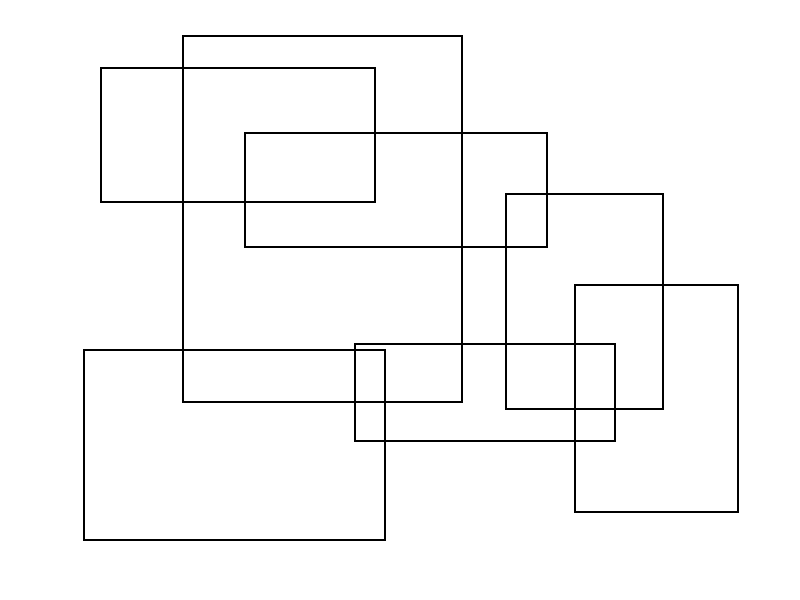
%> input picture Hough Test/square2.png, 800 x 600 px
$ octave HoughTest.m   (GNU Octave 9; MATLAB toolbox functions it lacks are replaced by stand-ins)
%> lines starting %> are read from the running program, lines starting %| are printed output that depends on the picture; in (x1, y1, x2, y2) boxes, pixels count from 0 and x2, y2 are one past the last pixel; in counts of white or black regions, pixels touching at a corner belong together; the program's own positions count from 1
clear all; close all; clc;
im = imread('square2.png');
%> im is the input picture: size 600x800x3 uint8; 97.5% white; black in thin lines or dots, all inside (x1, y1, x2, y2) = (83, 35, 739, 541)

IM = rgb2gray(im);

Ed = edge(IM,'canny');
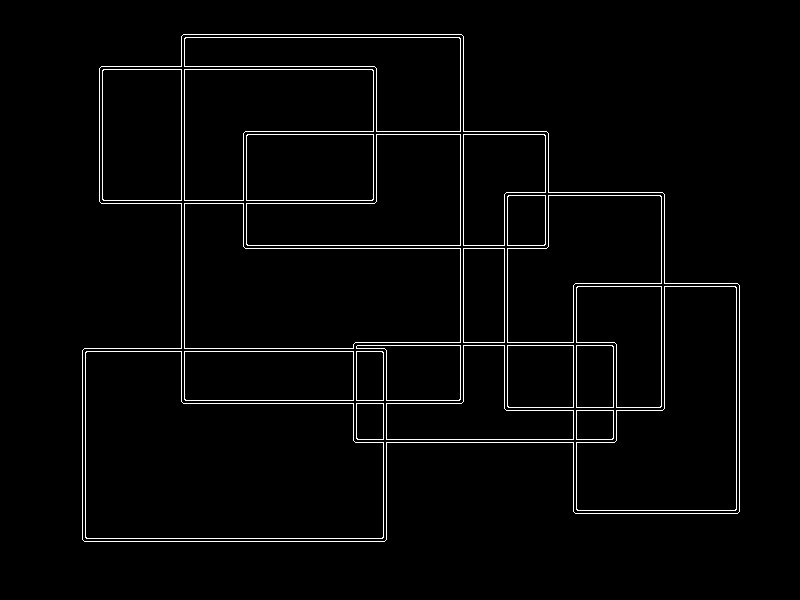
%> Ed: size 600x800 logical; 2.5% white in thin lines or dots, all inside (x1, y1, x2, y2) = (82, 34, 740, 542)

imshow(Ed);

[H,T,R] = hough(Ed);
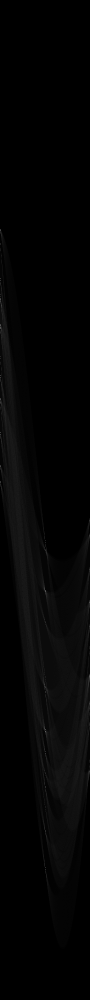
%> H: size 1999x180 double (shown at 1/2 size); min 0, max 362, mean 6; drawn with min black and max white
%> T = 180 values from -90 to 89; R = 1999 values from -999 to 999

figure,imshow(H,[],'XData',T,'YData',R,'InitialMagnification','fit');
axis on, axis normal, hold on, colormap('hot');
xlabel('angle (\theta)');ylabel('radius (r)');
%> after `ylabel('radius (r)')`:
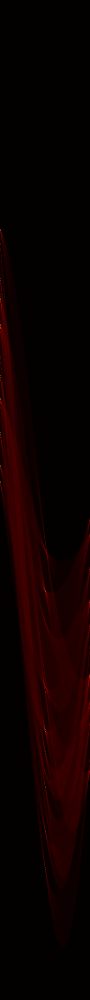
%> displayed picture: size 1999x180x3, on the screen's scale of 0 to 255 (shown at 1/2 size); mean R, G, B 13.7, 0, 0

P  = houghpeaks(H,200,'threshold',ceil(0.1*max(H(:))));
%> P = 174 rows, first 12: [1181 91; 1463 91; 652 1; 752 1; 869 1; 459 1; 597 1; 966 1; 797 1; 934 1; 558 1; 1739 91]

lines = houghlines(Ed,T,R,P,'FillGap',1,'MinLength',7);
%> lines = 220 lines; longest, point1 to point2 (x, y): (85, 542) to (385, 542), (184, 35) to (462, 35), (740, 286) to (740, 512), (246, 249) to (461, 249), (185, 67) to (375, 67), (83, 351) to (83, 540)
figure, imshow(IM), hold on
max_len = 0;
for k = 1:length(lines)
   xy = [lines(k).point1; lines(k).point2];
   plot(xy(:,1),xy(:,2),'LineWidth',2,'Color','green');

   % Plot beginnings and ends of lines
   plot(xy(1,1),xy(1,2),'x','LineWidth',2,'Color','yellow');
   plot(xy(2,1),xy(2,2),'x','LineWidth',2,'Color','red');

   % Determine the endpoints of the longest line segment
   len = norm(lines(k).point1 - lines(k).point2);
   if ( len > max_len)
      max_len = len;
      xy_long = xy;
   end
end
%> this loop made 220 passes
%> (len, max_len, xy_long) on passes 1, 2, 3, 10, 12, 18: (30, 30, [182 37; 182 67]), (131, 131, [182 70; 182 201]), (145, 145, [182 204; 182 349]), (169, 169, [185 349; 354 349]), (215, 215, [246 249; 461 249]), (300, 300, [85 542; 385 542])
%> (xy, len) on passes 4 to 9: ([182 352; 182 402], 50), ([464 37; 464 132], 95), ([464 135; 464 246], 111), ([464 249; 464 343], 94), ([464 346; 464 402], 56), ([85 349; 182 349], 97)
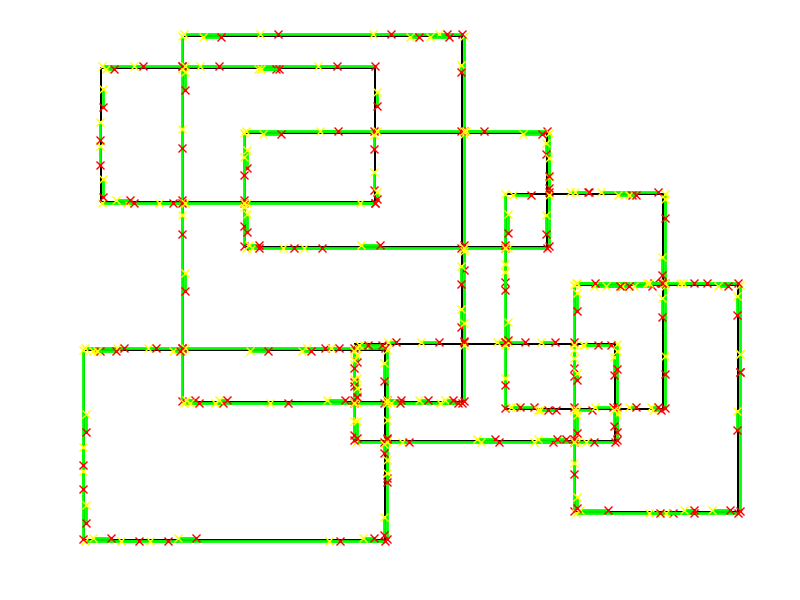
%> figure redrawn from the program's plot data
